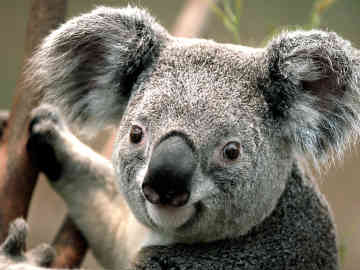
#> input picture Old and Unfinished Projects/koala.jpg, 360 x 270 px
$ python Practice.py   (older library calls are emulated)
#> lines starting #> are read from the running program, lines starting #| are printed output that depends on the picture

import cv2
import cv2.cv as cv
import numpy as np
from matplotlib import pyplot as plt


img1 = cv2.imread('koala.jpg', 0)
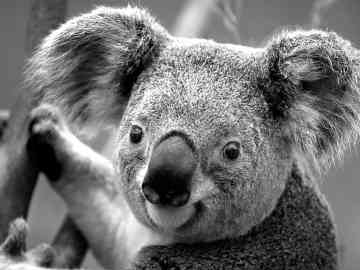
#> img1: shape (270, 360); min 0, max 255, mean 113.7
img2 = cv2.imread('koalaFace.jpg', 0)
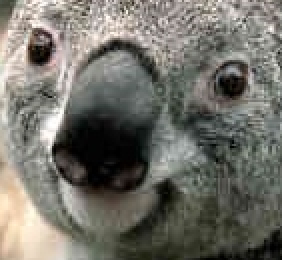
#> input picture Old and Unfinished Projects/koalaFace.jpg, 141 x 130 px (shown 2 times larger)
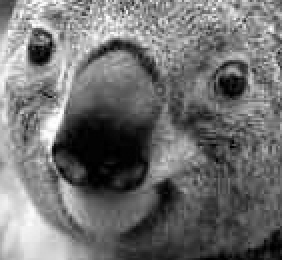
#> img2: shape (130, 141) (shown 2 times larger); min 0, max 255, mean 113

sift = cv2.SIFT()

kp1, des1 = sift.detectAndCompute(img1,None)
#> kp1 = 1076 keypoints; strongest (x, y, size): (136, 138, 8.1), (141, 174, 8.5), (15, 250, 12.4), (74, 144, 20.1)
kp2, des2 = sift.detectAndCompute(img2,None)
#> kp2 = 211 keypoints; strongest (x, y, size): (20, 27, 8.1), (25, 63, 8.4), (115, 44, 8.8), (24, 18, 2)

bf = cv2.BFMatcher()
matches = bf.knnMatch(des1,des2, k=2)
#> matches = 1076 matches

good = []
for m,n in matches:
    if m.distance < 0.75*n.distance:
        good.append([m])
#> after the loop, good = 194 matches

#> (the run stopped early here; a loop or call above may not have finished)
